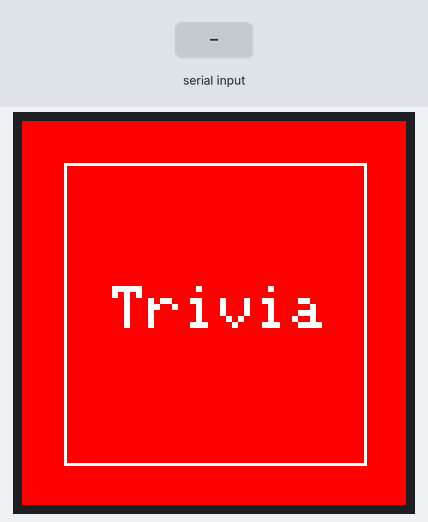
Bench run of a sketch on a simulated ESP8266 (NodeMCU). Parts: 128×128 colour display. Inputs (shaded band) come from the test bench. WiFi joins after 1.5 s; servers stay silent unless stated; uploads are accepted with an empty reply; random numbers use the default seed unless the sketch sets one; what the sketch prints to the serial monitor is not drawn.

Above: at 5.8 s.
At 10.6 s:
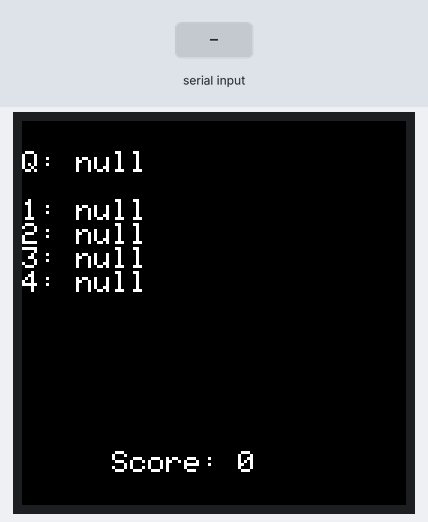
10.7 s: "d\n" received over Serial
At 11.1 s:
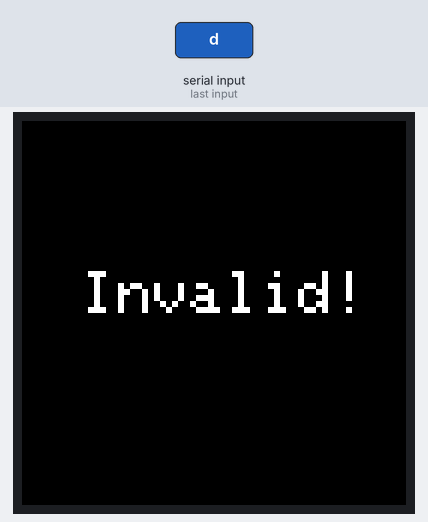
13.2 s: "1\n" received over Serial
At 14.2 s:
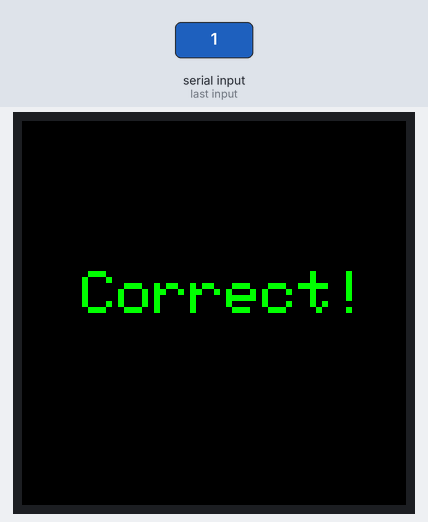
Timing chart, 0 to 16.2 s (numbered marks = the images above; inputs shaded):
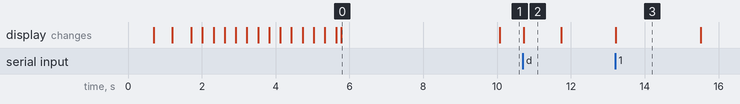

Measured:
- after the input at 10.7 s, the display: changes at once (image 2)
- after the input at 13.2 s, the display: changes at once (image 3)
- what the display in image 0 shows lasts 4.3 s, from 5.8 s to 10.1 s
- what the display in image 2 shows lasts 1.0 s, from 10.7 s to 11.7 s
- what the display in image 3 shows lasts 2.3 s, from 13.2 s to 15.5 s

The sketch:

trivia_game.ino
```cpp
#include <Adafruit_GFX.h>    // Core graphics library
#include <Adafruit_ST7735.h> // Hardware-specific library for ST7735
#include <ESP8266WiFi.h>
#include <WiFiClientSecure.h>
#include "json_parser.h"

#define WIFI_SSID "Summer-IOT"
#define WIFI_PASS "summeriot"

#define TFT_CS         5
#define TFT_RST        0
#define TFT_DC         4

// Instantiate an object of ST7735
// Making a copy of the Adafruit_ST7735 Blueprint and naming it tft
Adafruit_ST7735 tft = Adafruit_ST7735(TFT_CS, TFT_DC, TFT_RST);

WiFiClientSecure client;

JsonParser j;

int i = 0, score = 0;
const char host[] = "opentdb.com";
const int httpsPort = 443;

String line = "";

String url = "/api.php?amount=1&category=22&difficulty=easy&type=multiple";

char answerOption = 0;


void connectWiFiUI() {
  tft.fillScreen(ST77XX_BLACK);
  tft.setTextColor(ST77XX_WHITE, ST77XX_BLACK);
  tft.setCursor(30, 40);
  tft.println("Welcome to");
  tft.setCursor(30, 50);
  tft.println("Summer IoT");
  tft.setCursor(20, 80);
  tft.print("Connecting...");
  tft.setCursor(20, 120);
  tft.print("Monish Kapadia");
}

void drawProgress(int percentage) {
  if (percentage == 100) {
    tft.setTextColor(ST77XX_WHITE, ST77XX_BLACK);
    tft.setCursor(20, 80);
    tft.print("Connected...");
  }
  if (percentage == 0) {
    tft.fillRect(7, 62, 100, 10, ST77XX_BLACK);
  }
  tft.drawRect(5, 60, 118, 14, ST77XX_WHITE);
  tft.fillRect(7, 62, percentage * 114 / 100, 10, ST77XX_BLUE);
}


void connectWiFi()
{
  if (WiFi.status () == WL_CONNECTED) return;
  //connecting WiFi
  Serial.println ("connecting to WiFi");
  Serial.print(WIFI_SSID);
  Serial.print("/");
  Serial.print(WIFI_PASS);
  connectWiFiUI();
  WiFi.begin(WIFI_SSID, WIFI_PASS);
  i = 0;
  while (WiFi.status () != WL_CONNECTED)
  {
    delay (500);
    Serial.print (".");
    i += 20;
    if (i > 90) {
      i = 0;
    }
    drawProgress(i);
  }
  drawProgress(100);
}

void welcomeScreen() {
  tft.fillScreen(ST77XX_RED);
  tft.setCursor(30, 55);
  tft.setTextSize(2);
  tft.setTextColor(ST77XX_WHITE, ST77XX_RED);
  tft.print("Trivia");

  for(int i=0; i <= 100; i++){
    tft.drawFastHLine(14, 14, i, ST77XX_WHITE);
    tft.drawFastHLine(114, 114, -i, ST77XX_WHITE);
    delay(20);
  }

  for(int i=0; i <= 100; i++){
    tft.drawFastVLine(114, 14, i, ST77XX_WHITE);
    tft.drawFastVLine(14, 114, -i, ST77XX_WHITE);
    delay(20);
  }
}

void get_trivia() {
  client.setInsecure();
  if (!client.connect(host, httpsPort)) {
    Serial.println("Connection failed");
  }

  Serial.println("Connection to " + String(host) + " successful");

  client.print(String("GET ") + url + " HTTP/1.1\r\n" +
               "Host: " + String(host) + "\r\n" +
               "User-Agent: ESP8266\r\n" +
               "Connection: close\r\n\r\n");

  Serial.println("request sent");
  while (client.connected()) {
    line = client.readStringUntil('\n');
    if (line == "\r") {
      Serial.println("headers received");
      break;
    }
  }
  line = client.readStringUntil('\n');
  line = client.readStringUntil('\n');
  j.convertArray(line);
  client.stop();

}
void displayTrivia() {

  // Clear any extra values
  while (Serial.available()) {
    Serial.read();
  }
  tft.fillScreen(ST77XX_BLACK);
  tft.setCursor(0, 10);
  tft.setTextSize(1);
  tft.setTextColor(ST77XX_WHITE, ST77XX_BLACK);
  tft.println("Q: " + j.question);
  tft.println("");
  tft.println("1: " + j.answers[0]);
  tft.println("2: " + j.answers[1]);
  tft.println("3: " + j.answers[2]);
  tft.println("4: " + j.answers[3]);


  tft.setCursor(30, 110);
  tft.setTextSize(1);
  tft.setTextColor(ST77XX_WHITE, ST77XX_BLACK);
  tft.println("Score: " + String(score));

  // Wait for the actual value
  while (!Serial.available());
  answerOption = Serial.read();
  if (answerOption > '0' && answerOption <= '4') {
    if (j.answers[answerOption - '1'] == j.getCorrectAnswer()) {
      score += 4;
      tft.fillScreen(ST77XX_BLACK);
      tft.setCursor(20, 50);
      tft.setTextSize(2);
      tft.setTextColor(ST77XX_GREEN, ST77XX_BLACK);
      tft.println("Correct!");
    } else {
      score -= 1;
      if(score < 0)
        score = 0;
      tft.fillScreen(ST77XX_BLACK);
      tft.setCursor(20, 50);
      tft.setTextSize(2);
      tft.setTextColor(ST77XX_RED, ST77XX_BLACK);
      tft.println("Wrong!");
    }
  } else {
    tft.fillScreen(ST77XX_BLACK);
    tft.setCursor(20, 50);
    tft.setTextSize(2);
    tft.setTextColor(ST77XX_WHITE, ST77XX_BLACK);
    tft.println("Invalid!");
    delay(1000);
    displayTrivia();
  }
}

void setup() {
  Serial.begin(115200);
  tft.initR(INITR_144GREENTAB);
  tft.fillScreen(ST77XX_BLACK);
  Serial.println();
  connectWiFi();
  welcomeScreen();
  delay(2000);
}

void loop() {
  get_trivia();
  displayTrivia();
  delay(10);
}
```

json_parser.h
```cpp
#include <ArduinoJson.h>

class JsonParser {
  public:
    String question;
    String answers[4];


    void convertArray(String line) {
      DynamicJsonDocument doc(capacity);
      deserializeJson(doc, line);
      results = doc["results"][0];
      question = results["question"].as<String>();
      answers[0] = results["correct_answer"].as<String>();
      answers[1] = results["incorrect_answers"][0].as<String>();
      answers[2] = results["incorrect_answers"][1].as<String>();
      answers[3] = results["incorrect_answers"][2].as<String>();
      correct_answer = answers[0];
      randomSeed(millis());
      for(int i=0; i<4; i++) {
        randomVal = random(4);
        temp = answers[randomVal];
        answers[randomVal] = answers[i];
        answers[i] = temp;
      }
    }

    String getCorrectAnswer() {
      return correct_answer;
    }

  private:
    int randomVal;
    String temp;
    JsonObject results;
    const size_t capacity = JSON_ARRAY_SIZE(1) + JSON_ARRAY_SIZE(3) + JSON_OBJECT_SIZE(2) + JSON_OBJECT_SIZE(6) + 500;
    String correct_answer;
};
```
